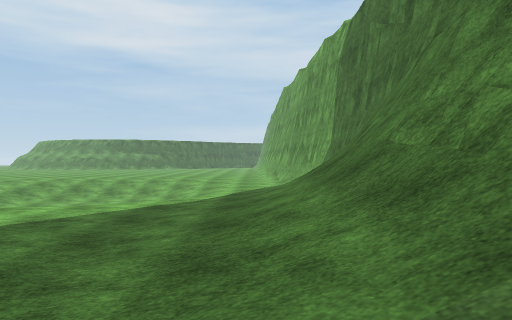
view 1 (above)

16 first-person views from a walk through a 3-D level made in the Unity game engine. The camera is 1.3 m above the floor, looks level and sees 70° across. The floor is counted in squares, 2 m on a side. Each view is taken from the middle of a square. On the plan, view 1 faces up. The plan holds only what a view shows up to about 11 squares ahead; the rest is blank. The place goes on beyond the plan. Some animated figures are not drawn. Surface patterns are stand-ins for the level's own textures.

view 2
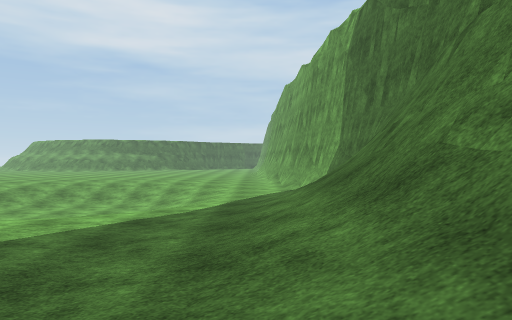

view 3
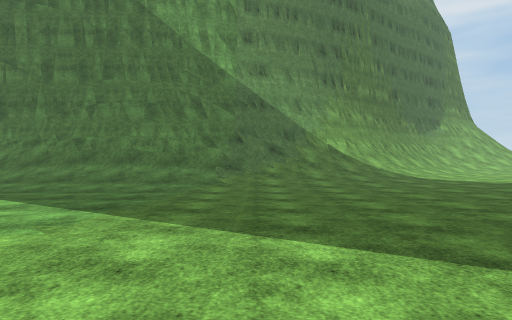

view 4
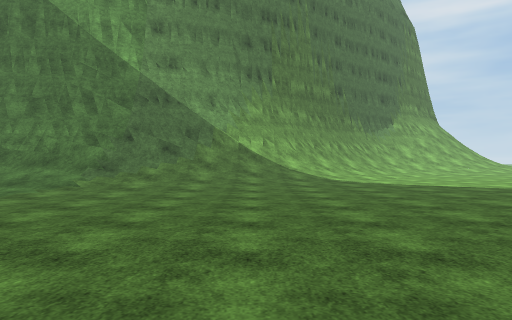

view 5
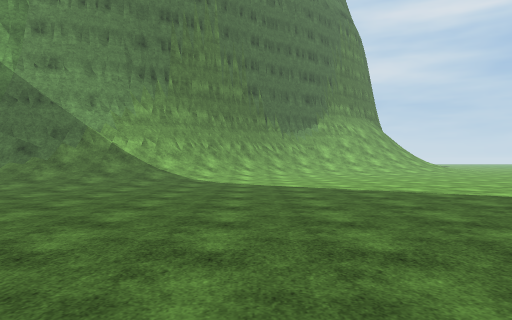

view 6
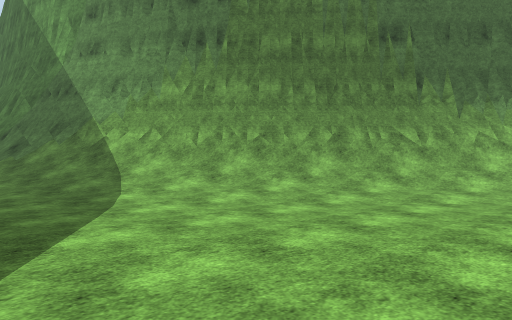

view 7
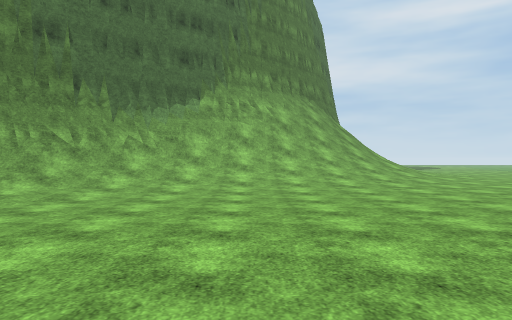

view 8
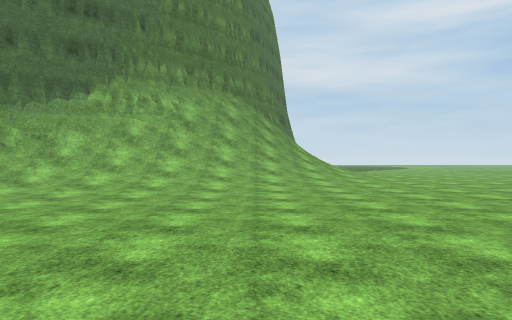

view 9
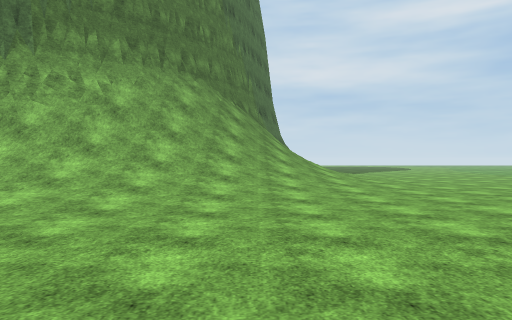

view 10
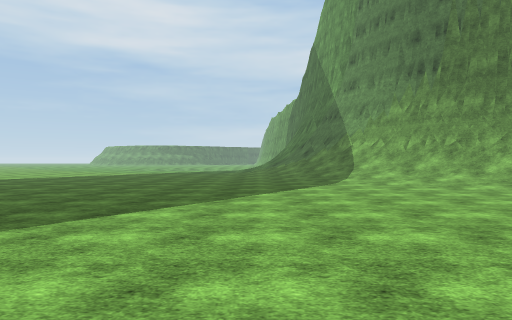

view 11
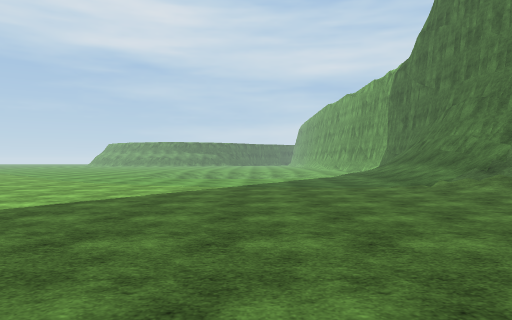

view 12
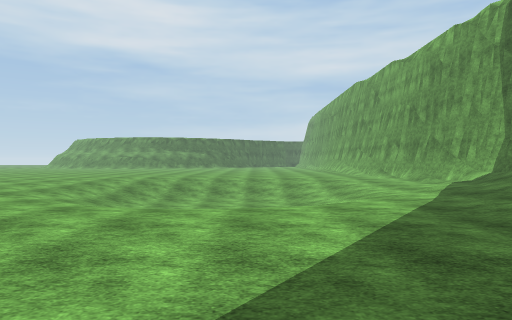

view 13
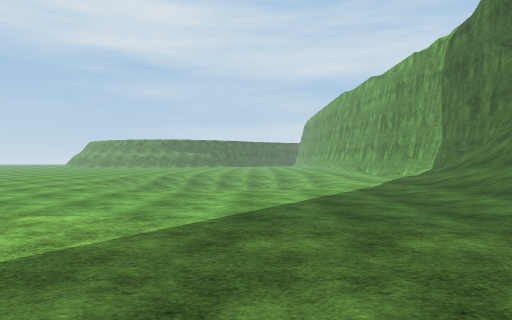

view 14
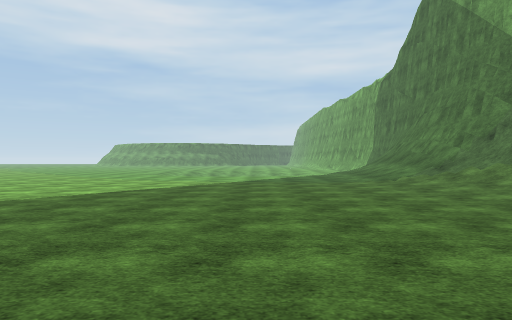

view 15
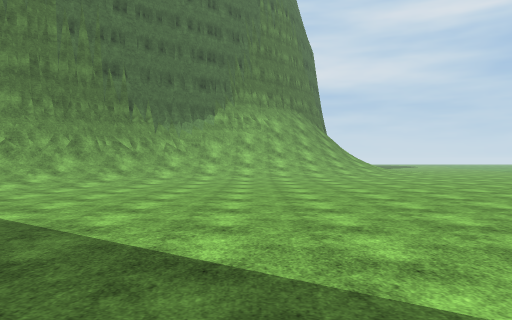

view 16
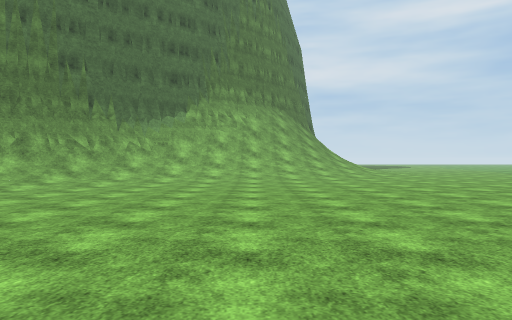

### Floor plan
Key: @ floor where view 1 was taken; # wall or solid block; . main floor; : floor 0.25 m higher than the main floor; - floor 1.25 m lower than the main floor; / step, stairs or slope; = window, fence, low wall or low ledge.
Columns run from 11 left of view 1 to 13 right of it. Each row starts with its distance up from view 1.
 12 ..///---/////#
 11 ..///----////#
 10  .///--  ////#
  9 ..///    ////#
  8 ...//    ////#
  7  .../  //.///#
  6  .........///#
  5   ........///#
  4 ..........///#
  3 ..........///#
  2 ...........//##
  1 ...........//##
  0  ..........@//#
 -1  ..........///##
 -2   ..........///#
 -3    .........///##
 -4    ..........///##
 -5     .........:///##
 -6     ..........///=##
 -7    ............////##
 -8     ............////##
 -9      ............////##
-10        ...........////##
-11        ............///###
-12        ............////##
-13         ...........:////#
-14          .........../////
-15           ........../////
-16            ..........////
-17              .........///
-18                ........//
-19                 ........:
-20                   .......

Positions as (right, up) in squares from view 1, and headings:
1: (0, 0), facing up
2: (0, 1), facing up
3: (-9, 0), facing right
4: (-8, -3), facing right
5: (-8, -7), facing right
6: (0, -11), facing up-right
7: (0, -12), facing right
8: (1, -15), facing right
9: (4, -16), facing right
10: (0, -16), facing up
11: (-4, -7), facing up
12: (-4, 1), facing up
13: (-4, -2), facing up
14: (-4, -9), facing up
15: (-4, -12), facing right
16: (-3, -13), facing right
